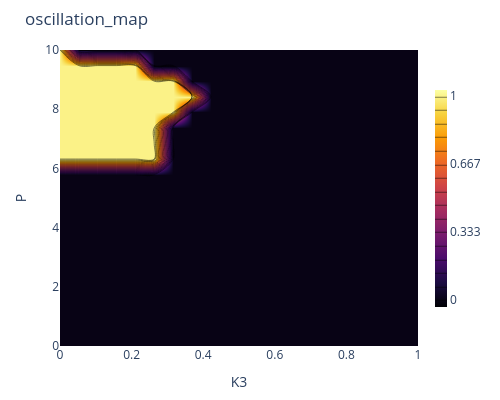
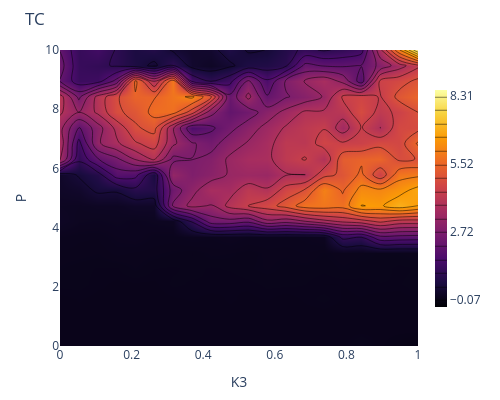
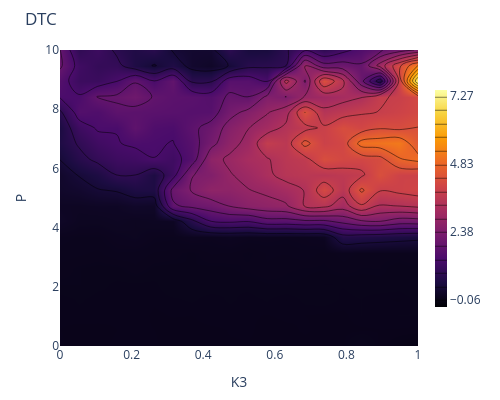
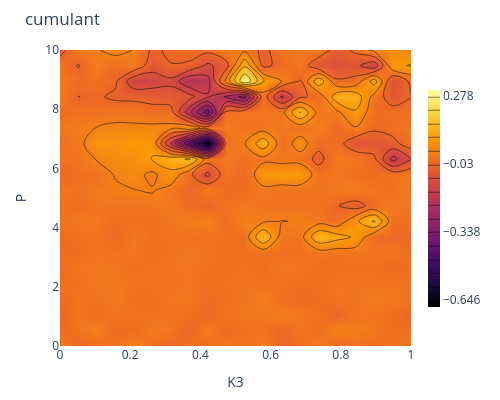

The code cell stored with these charts, in order, in its notebook:
### Markdown cell above
## Visualization

### Code cell
import plotly.graph_objects as go

def plot_metrics_contour(matrix, P_vals, K_vals, title='Metric Map',
                         colorscale='Inferno', n_contours=15):
    z_min = np.nanmin(matrix)
    z_max = np.nanmax(matrix)
    fig = go.Figure(data=go.Contour(
        z=matrix, x=K_vals, y=P_vals,
        colorscale=colorscale,
        contours=dict(start=z_min, end=z_max,
                      size=(z_max - z_min) / n_contours,
                      coloring='heatmap', showlines=True),
        colorbar=dict(thickness=12, len=0.8)
    ))
    fig.update_layout(title=title, xaxis_title='K3',
                      yaxis_title='P', width=500, height=400,
                      margin=dict(l=60, r=40, t=50, b=50))
    fig.show()

# Load and plot
data = np.load('../results/metrics_10n_random_coupling_diffusive_noise.npz')
metrics_to_plot = ['oscillation_map', 'TC', 'DTC', 'cumulant', 'powercorr',
                   'skew', 'kurt', 'TC_ksg', 'DTC_ksg', 'Oinfo_ksg', 'osc_fraction']
for m in metrics_to_plot:
    plot_metrics_contour(data[m], data['P'], data['K3'], title=m)

### Figure 1 — Plotly figure (JSON) as saved in the notebook; plotly's stock layout.template omitted (floating-point values rounded to 4 significant figures; data arrays with more than 128 entries replaced by an {"elided": "..."} marker saying what was removed)
{"data": [{"colorbar": {"len": 0.8, "thickness": 12}, "colorscale": [[0, "#000004"], [0.1111, "#1b0c41"], [0.2222, "#4a0c6b"], [0.3333, "#781c6d"], [0.4444, "#a52c60"], [0.5556, "#cf4446"], [0.6667, "#ed6925"], [0.7778, "#fb9b06"], [0.8889, "#f7d13d"], [1, "#fcffa4"]], "contours": {"coloring": "heatmap", "end": 1, "showlines": true, "size": 0.06667, "start": 0}, "type": "contour", "x": [0.0, 0.05263, 0.1053, 0.1579, 0.2105, 0.2632, 0.3158, 0.3684, 0.4211, 0.4737, 0.5263, 0.5789, 0.6316, 0.6842, 0.7368, 0.7895, 0.8421, 0.8947, 0.9474, 1.0], "y": [0.0, 0.5263, 1.053, 1.579, 2.105, 2.632, 3.158, 3.684, 4.211, 4.737, 5.263, 5.789, 6.316, 6.842, 7.368, 7.895, 8.421, 8.947, 9.474, 10.0], "z": {"elided": "20x20 int values"}}], "layout": {"height": 400, "margin": {"b": 50, "l": 60, "r": 40, "t": 50}, "title": {"text": "oscillation_map"}, "width": 500, "xaxis": {"title": {"text": "K3"}}, "yaxis": {"title": {"text": "P"}}}}

### Figure 2 — Plotly figure (JSON) as saved in the notebook; plotly's stock layout.template omitted (floating-point values rounded to 4 significant figures; data arrays with more than 128 entries replaced by an {"elided": "..."} marker saying what was removed)
{"data": [{"colorbar": {"len": 0.8, "thickness": 12}, "colorscale": [[0, "#000004"], [0.1111, "#1b0c41"], [0.2222, "#4a0c6b"], [0.3333, "#781c6d"], [0.4444, "#a52c60"], [0.5556, "#cf4446"], [0.6667, "#ed6925"], [0.7778, "#fb9b06"], [0.8889, "#f7d13d"], [1, "#fcffa4"]], "contours": {"coloring": "heatmap", "end": 8.311, "showlines": true, "size": 0.5587, "start": -0.0701}, "type": "contour", "x": [0.0, 0.05263, 0.1053, 0.1579, 0.2105, 0.2632, 0.3158, 0.3684, 0.4211, 0.4737, 0.5263, 0.5789, 0.6316, 0.6842, 0.7368, 0.7895, 0.8421, 0.8947, 0.9474, 1.0], "y": [0.0, 0.5263, 1.053, 1.579, 2.105, 2.632, 3.158, 3.684, 4.211, 4.737, 5.263, 5.789, 6.316, 6.842, 7.368, 7.895, 8.421, 8.947, 9.474, 10.0], "z": {"elided": "20x20 float values"}}], "layout": {"height": 400, "margin": {"b": 50, "l": 60, "r": 40, "t": 50}, "title": {"text": "TC"}, "width": 500, "xaxis": {"title": {"text": "K3"}}, "yaxis": {"title": {"text": "P"}}}}

### Figure 3 — Plotly figure (JSON) as saved in the notebook; plotly's stock layout.template omitted (floating-point values rounded to 4 significant figures; data arrays with more than 128 entries replaced by an {"elided": "..."} marker saying what was removed)
{"data": [{"colorbar": {"len": 0.8, "thickness": 12}, "colorscale": [[0, "#000004"], [0.1111, "#1b0c41"], [0.2222, "#4a0c6b"], [0.3333, "#781c6d"], [0.4444, "#a52c60"], [0.5556, "#cf4446"], [0.6667, "#ed6925"], [0.7778, "#fb9b06"], [0.8889, "#f7d13d"], [1, "#fcffa4"]], "contours": {"coloring": "heatmap", "end": 7.273, "showlines": true, "size": 0.4892, "start": -0.06497}, "type": "contour", "x": [0.0, 0.05263, 0.1053, 0.1579, 0.2105, 0.2632, 0.3158, 0.3684, 0.4211, 0.4737, 0.5263, 0.5789, 0.6316, 0.6842, 0.7368, 0.7895, 0.8421, 0.8947, 0.9474, 1.0], "y": [0.0, 0.5263, 1.053, 1.579, 2.105, 2.632, 3.158, 3.684, 4.211, 4.737, 5.263, 5.789, 6.316, 6.842, 7.368, 7.895, 8.421, 8.947, 9.474, 10.0], "z": {"elided": "20x20 float values"}}], "layout": {"height": 400, "margin": {"b": 50, "l": 60, "r": 40, "t": 50}, "title": {"text": "DTC"}, "width": 500, "xaxis": {"title": {"text": "K3"}}, "yaxis": {"title": {"text": "P"}}}}

### Figure 4 — Plotly figure (JSON) as saved in the notebook; plotly's stock layout.template omitted (floating-point values rounded to 4 significant figures; data arrays with more than 128 entries replaced by an {"elided": "..."} marker saying what was removed)
{"data": [{"colorbar": {"len": 0.8, "thickness": 12}, "colorscale": [[0, "#000004"], [0.1111, "#1b0c41"], [0.2222, "#4a0c6b"], [0.3333, "#781c6d"], [0.4444, "#a52c60"], [0.5556, "#cf4446"], [0.6667, "#ed6925"], [0.7778, "#fb9b06"], [0.8889, "#f7d13d"], [1, "#fcffa4"]], "contours": {"coloring": "heatmap", "end": 0.2782, "showlines": true, "size": 0.06163, "start": -0.6462}, "type": "contour", "x": [0.0, 0.05263, 0.1053, 0.1579, 0.2105, 0.2632, 0.3158, 0.3684, 0.4211, 0.4737, 0.5263, 0.5789, 0.6316, 0.6842, 0.7368, 0.7895, 0.8421, 0.8947, 0.9474, 1.0], "y": [0.0, 0.5263, 1.053, 1.579, 2.105, 2.632, 3.158, 3.684, 4.211, 4.737, 5.263, 5.789, 6.316, 6.842, 7.368, 7.895, 8.421, 8.947, 9.474, 10.0], "z": {"elided": "20x20 float values"}}], "layout": {"height": 400, "margin": {"b": 50, "l": 60, "r": 40, "t": 50}, "title": {"text": "cumulant"}, "width": 500, "xaxis": {"title": {"text": "K3"}}, "yaxis": {"title": {"text": "P"}}}}
